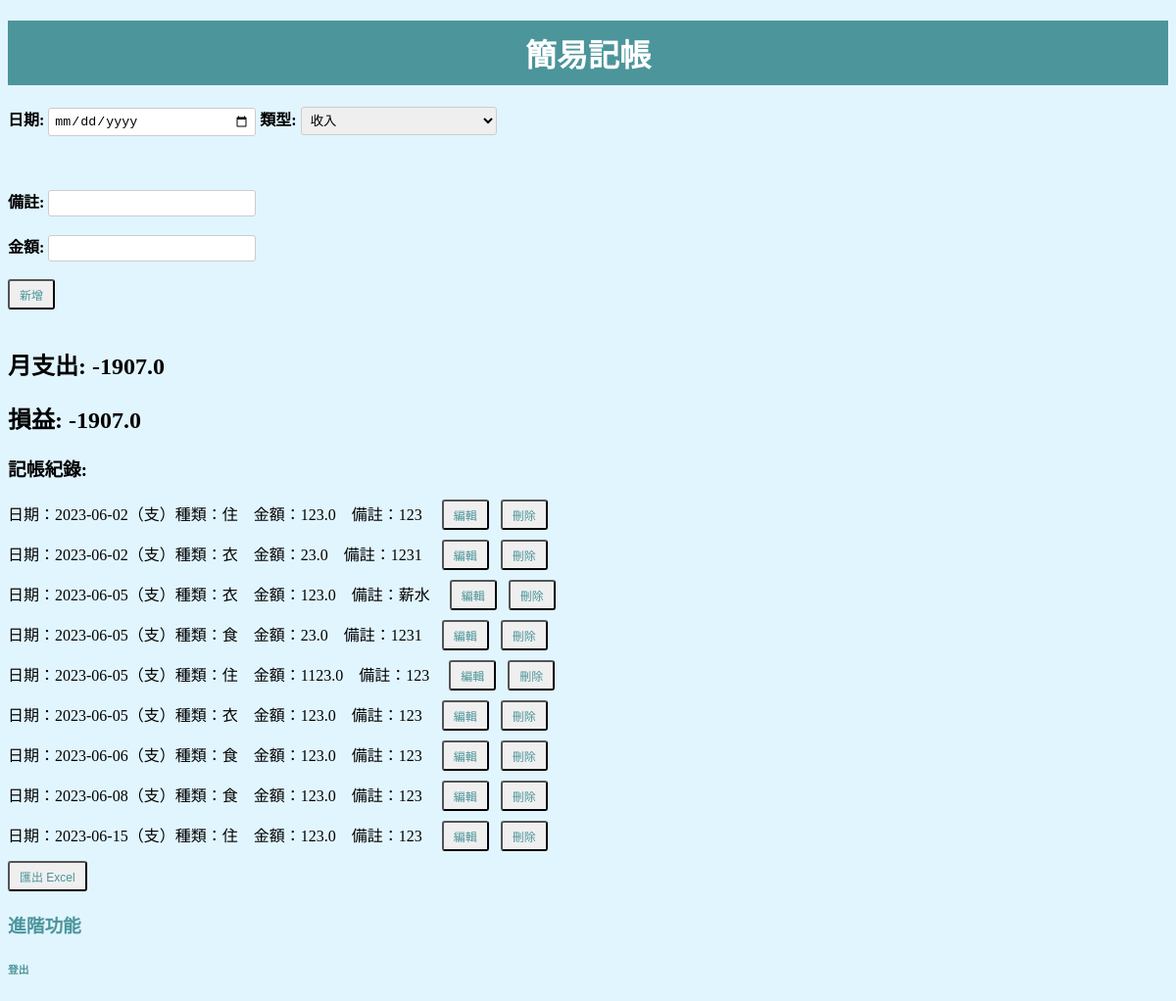
Page /expense (signed in) on the earlier database version.
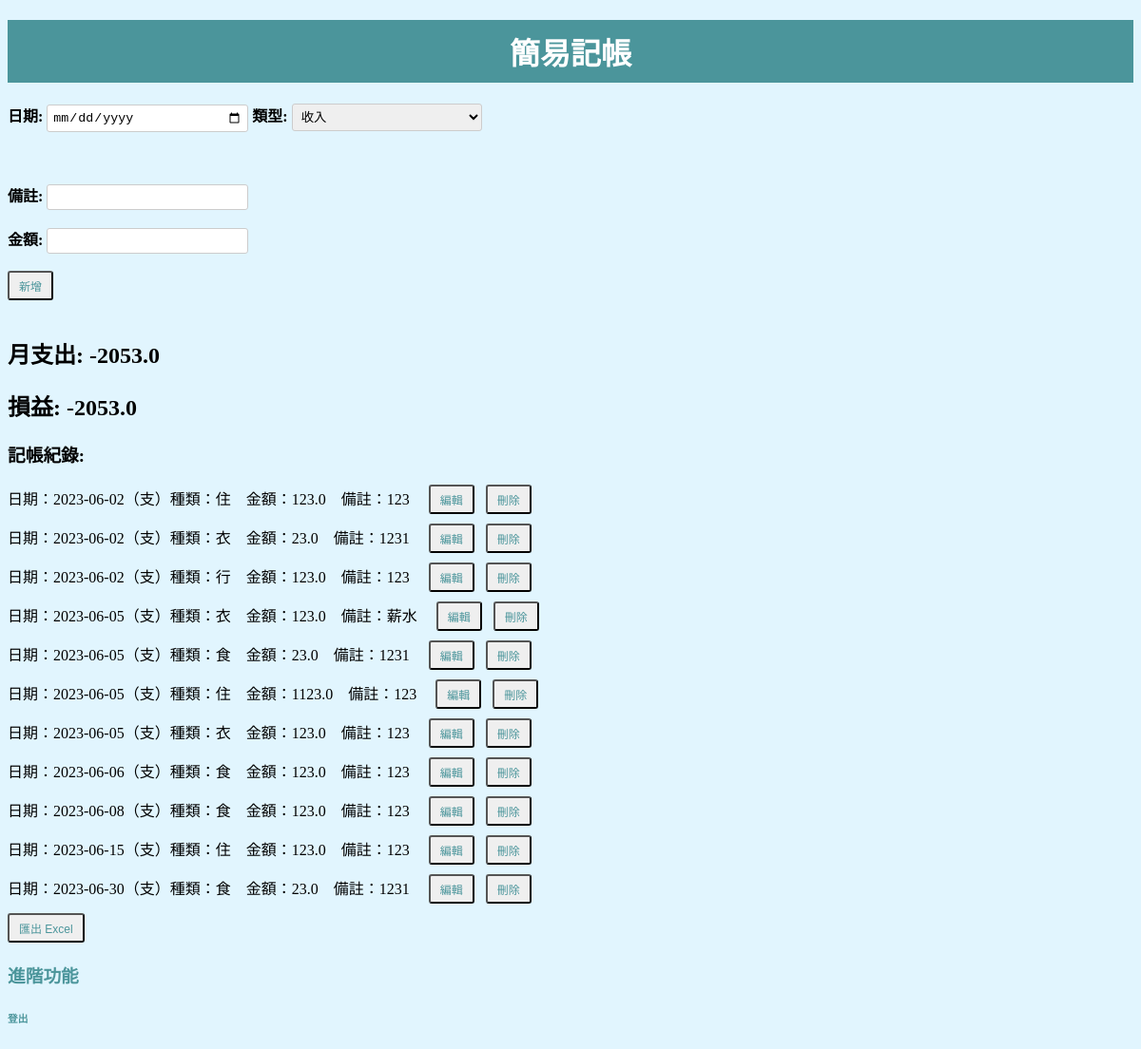
Same page on the later database version.
### tables this page shows
CREATE TABLE expenses
                  (id INTEGER PRIMARY KEY AUTOINCREMENT,
                   username TEXT NOT NULL,
                   category TEXT NOT NULL,
                   amount REAL NOT NULL,
                   note TEXT,
                   date TEXT NOT NULL);

### test.py (the view, shortened to what this page needs)
@app.route('/expense', methods=['GET', 'POST'])
def expense():
    if 'username' not in session:
        return redirect('/login')
    with sqlite3.connect('database.db') as conn:
        cursor = conn.cursor()
        cursor.execute('SELECT * FROM expenses WHERE username = ? ORDER BY date', (session['username'],))
        expenses = cursor.fetchall()
        expense = sum(expense[3] for expense in expenses if expense[3] < 0)
        profit_loss = calculate_profit_loss(expenses)
        category = request.args.get('category')  # 從URL參數獲取用戶選擇的分類
        if category:
            expenses = sorted(expenses, key=lambda x: x[2] if x[2] == category else '')
    with sqlite3.connect('database.db') as conn:
        cursor = conn.cursor()
        cursor.execute('PRAGMA table_info(expenses)')
        columns = [column[1] for column in cursor.fetchall()]
        if 'category' not in columns:
            cursor.execute('ALTER TABLE expenses ADD COLUMN category TEXT')  # 添加 category 欄位
    return render_template('expense.html', expenses=expenses, expense=expense, profit_loss=profit_loss)

### test.py (called while the page is built)
def calculate_profit_loss(expenses_data):
    income = sum(expense[3] for expense in expenses_data if expense[3] > 0)
    expenses = sum(expense[3] for expense in expenses_data if expense[3] < 0)
    return income + expenses

### templates/expense.html (shortened to what this page needs)
<!DOCTYPE html>
<html>
<head>
</head>
<body>
    <h1>簡易記帳</h1>
    <form method="POST" action="/expense">
        <label for="date">日期:</label>
        <input type="date" id="date" name="date">
        <label for="record_type">類型:</label>
        <select id="record_type" name="record_type">
            <option value="income">收入</option>
        </select>
        <br><br>
        <br><br>
        <label for="note">備註:</label>
        <input type="text" id="note" name="note">
        <br><br>
        <label for="amount">金額:</label>
        <input type="number" id="amount" name="amount">
        <br><br>
        <button type="submit" id="add-button">新增</button>
    </form>
    <br>
    <h2>月支出: {{ expense }}</h2>
    <h2>損益: {{ profit_loss }}</h2>
    <h3>記帳紀錄:</h3>
    <ul>
        {% for expense in expenses %}
            {% if expense[3] > 0 %}
                <li>日期：{{ expense[5] }}（收）&nbsp;&nbsp;&nbsp;&nbsp;&nbsp;&nbsp;&nbsp;&nbsp;&nbsp;&nbsp;&nbsp;&nbsp;&nbsp;&nbsp;&nbsp;&nbsp;&nbsp;&nbsp;&nbsp;&nbsp;金額：{{ expense[3] }}&nbsp;&nbsp;&nbsp;&nbsp;備註：{{ expense[4] }}&nbsp;&nbsp;&nbsp;&nbsp;&nbsp;<button type="button" onclick="editExpense({{ expense[0] }})">編輯</button>&nbsp;&nbsp;&nbsp;<button type="submit"  onclick="deleteExpense({{ expense[0] }})">刪除</button></li>
            {% elif expense[3] < 0 %}
                <li>日期：{{ expense[5] }}（支）種類：{{ expense[2] }}&nbsp;&nbsp;&nbsp;&nbsp;金額：{{ expense[3]|abs }}&nbsp;&nbsp;&nbsp;&nbsp;備註：{{ expense[4] }}&nbsp;&nbsp;&nbsp;&nbsp;&nbsp;<button type="button" onclick="editExpense({{ expense[0] }})">編輯</button>&nbsp;&nbsp;&nbsp;<button type="submit" onclick="deleteExpense({{ expense[0] }})">刪除</button>
                </li></li>
            {% endif %}
        {% endfor %}
        <button type="button" onclick="exportToExcel()">匯出 Excel</button>
    </ul>
    <a href="/advanced"><h3>進階功能</h3><a>
    <a href="/logout"><h6>登出</h6></a>
</body>
</html>

### templates/expense.html (style rules this page uses)
body { background-color: #e1f5fe; }
h1 { color: white; text-align: center; background-color: #4b959b; padding: 10px; }
ul { list-style-type: none; padding: 0; }
li { margin-bottom: 10px; }
button { background-color: #4b959b border: none; color: #4b959b; padding: 5px 10px; text-align: center; text-decoration: none; display: inline-block; font-size: 12px; border-radius: 3px; cursor: pointer; }
a { color: #4b959b; text-decoration: none; }
h3 { margin-top: 20px; }
input[type="date"], input[type="number"], select, input[type="text"] { width: 200px; padding: 5px; border-radius: 3px; border: 1px solid #ccc; }
label { font-weight: bold; }

Differences in the rows shown:
added expenses: date "2023-06-02", category "行", amount "123.0", note "123"
added expenses: date "2023-06-30", category "食", amount "23.0", note "1231"
Other differences:
{{ expense }}: "-1907.0" → "-2053.0"
{{ profit_loss }}: "-1907.0" → "-2053.0"
